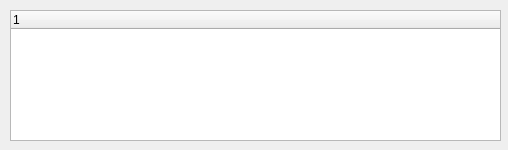
<?xml version="1.0" encoding="UTF-8"?>
<ui version="4.0">
 <class>EventListDlgClass</class>
 <widget class="QDialog" name="EventListDlgClass">
  <property name="geometry">
   <rect>
    <x>0</x>
    <y>0</y>
    <width>508</width>
    <height>150</height>
   </rect>
  </property>
  <property name="windowTitle">
   <string>EventListDlg</string>
  </property>
  <widget class="QTreeWidget" name="listWidget">
   <property name="geometry">
    <rect>
     <x>10</x>
     <y>10</y>
     <width>491</width>
     <height>131</height>
    </rect>
   </property>
  </widget>
 </widget>
 <layoutdefault spacing="6" margin="11"/>
 <resources/>
 <connections>
  <connection>
   <sender>listWidget</sender>
   <signal>itemClicked(QTreeWidgetItem*)</signal>
   <receiver>EventListDlgClass</receiver>
   <slot>itemClicked(QTreeWidgetItem*)</slot>
   <hints>
    <hint type="sourcelabel">
     <x>255</x>
     <y>75</y>
    </hint>
    <hint type="destinationlabel">
     <x>253</x>
     <y>74</y>
    </hint>
   </hints>
  </connection>
  <connection>
   <sender>listWidget</sender>
   <signal>itemDoubleClicked(QTreeWidgetItem*)</signal>
   <receiver>EventListDlgClass</receiver>
   <slot>itemDoubleClicked(QTreeWidgetItem*)</slot>
   <hints>
    <hint type="sourcelabel">
     <x>255</x>
     <y>75</y>
    </hint>
    <hint type="destinationlabel">
     <x>253</x>
     <y>74</y>
    </hint>
   </hints>
  </connection>
  <connection>
   <sender>listWidget</sender>
   <signal>itemEntered(QTreeWidgetItem*)</signal>
   <receiver>EventListDlgClass</receiver>
   <slot>itemEntered(QTreeWidgetItem*)</slot>
   <hints>
    <hint type="sourcelabel">
     <x>255</x>
     <y>75</y>
    </hint>
    <hint type="destinationlabel">
     <x>253</x>
     <y>74</y>
    </hint>
   </hints>
  </connection>
  <connection>
   <sender>listWidget</sender>
   <signal>itemPressed(QTreeWidgetItem*)</signal>
   <receiver>EventListDlgClass</receiver>
   <slot>itemPressed(QTreeWidgetItem*)</slot>
   <hints>
    <hint type="sourcelabel">
     <x>255</x>
     <y>75</y>
    </hint>
    <hint type="destinationlabel">
     <x>253</x>
     <y>74</y>
    </hint>
   </hints>
  </connection>
 </connections>
 <slots>
  <slot>itemClicked(QTreeWidgetItem*)</slot>
  <slot>itemDoubleClicked(QTreeWidgetItem*)</slot>
  <slot>itemEntered(QTreeWidgetItem*)</slot>
  <slot>itemPressed(QTreeWidgetItem*)</slot>
 </slots>
</ui>
